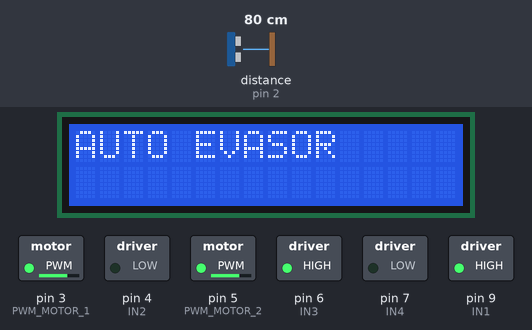
Simulated run of this sketch. Board: Arduino Uno, built with avr-gcc and run on an emulated ATmega328P. On the bench: 16×2 character LCD, switched loads named in the sketch (green lamp = pin HIGH). Wiring (inferred from the names in the program): ultrasonic range finder: trigger pin 8; echo pin 2. Inputs (shaded band) come from the test bench; at power-on: distance to the obstacle (sensor on pin 2) 80 cm. The echo pulse lasts 58.3 µs per cm; pins used as bus, display or sensor lines are not drawn.

Above: at 1.2 s.
1.3 s: distance to the obstacle (sensor on pin 2) set to 18 cm
2.8 s: distance to the obstacle (sensor on pin 2) set to 15 cm
At 3.13 s:
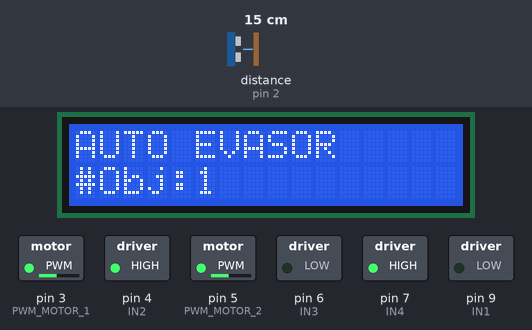
At 4.05 s:
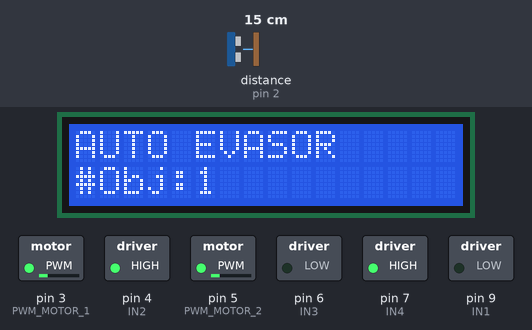
5.3 s: distance to the obstacle (sensor on pin 2) set to 35 cm
At 8.0 s:
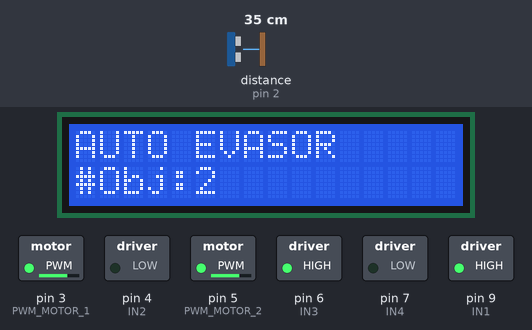
Timing chart, 0 to 9.5 s (numbered marks = the images above; inputs shaded):
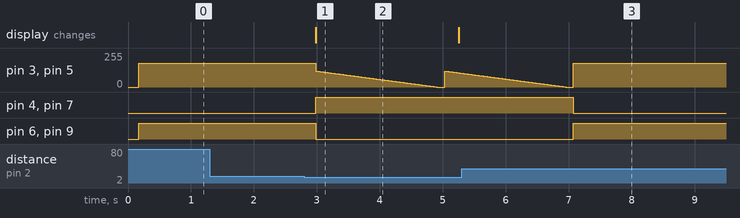

Measured:
- the behaviour switches between 17 and 16 cm on distance to the obstacle (sensor on pin 2) (found by bisection; images 0 and 1)
- after the input at 1.3 s, every drawn part: stays the same
- after the input at 2.8 s, pin 4 (IN2), pin 7 (IN4): LOW → HIGH after 0.18 s; pin 6 (IN3), pin 9 (IN1): HIGH → LOW after 0.18 s; the display: changes after 0.18 s (image 1)
- after the input at 5.3 s, pin 4 (IN2), pin 7 (IN4): HIGH → LOW after 1.8 s; pin 6 (IN3), pin 9 (IN1): LOW → HIGH after 1.8 s

The sketch:

Evasor_de_Obstaculos.ino
```cpp
#include <Wire.h>
#include <LiquidCrystal_I2C.h>
//Crear el objeto lcd  dirección  0x3F y 16 columnas x 2 filas
LiquidCrystal_I2C lcd(0x27,16,2);  //

int cont=0;
volatile long time;
volatile bool State = false;
long distance;
void setup() {
  pinMode(9,OUTPUT);//IN1
  pinMode(3,OUTPUT);//PWM MOTOR 1
  pinMode(4,OUTPUT);//IN2
  pinMode(5,OUTPUT);//PWM MOTOR 2
  pinMode(6,OUTPUT);//IN3
  pinMode(7,OUTPUT);//IN4
  pinMode(2, INPUT);//ECHO-INTERRUPCIÓN
  pinMode(8, OUTPUT);//TRIG
  Serial.begin(9600);
  attachInterrupt(digitalPinToInterrupt(2), echoISR, CHANGE);
   // Inicializar el LCD
  lcd.init();
  //Encender la luz de fondo.
  lcd.backlight();
  // Escribimos el Mensaje en el LCD.
  lcd.print("AUTO EVASOR");
}

void loop() {
  if (State) {

    distance = time / 58.2; // Convertir a distancia en cm

    if (distance<=15) { // Distancia limite para evasión de obstáculos
      cont++;
      lcd.setCursor(0, 1);
      lcd.print("#Obj:");
      lcd.print(cont);
      SPEED_MOTOR();//Función para reducir la velocidad del motor.
      if(distance<=8)
      {
        delay(1000);//Pausa para ajuste de giro a 90º DERECHA
        MOTOR1(200,0,1); //MOTOR IZQUIERD
        MOTOR2(200,0,0); //MOTOR DERECHO
        delay(1000);//Pausa para ir adelante
        MOTOR1(200,1,0);  //ADELANTE
        MOTOR2(200,1,0);
        delay(1000); //PASUA PARA AJUSTAR 90 A IZQUIERDA
        MOTOR1(200,0,0); //IZQUIERDO
        MOTOR2(200,0,1); //DERECHO
        delay(1000);//Pausa para ir adelante
        MOTOR1(200,1,0);  //ADELANTE
        MOTOR2(200,1,0);
        delay(1000); //PAUSA PAR APARA AJUSTAR
        MOTOR1(200,0,0); // IZQUIERADA
        MOTOR2(200,0,1);
        delay(1000);
        MOTOR1(200,1,0); //AVABZAR
        MOTOR2(200,1,0);
        delay(1000);//Pausa para ajuste de giro a 90º DERECHA
        MOTOR1(200,0,1); //MOTOR IZQUIERD
        MOTOR2(200,0,0); //MOTOR DERECHO
        delay(1000);
        MOTOR1(200,1,0); //AVABZAR
        MOTOR2(200,1,0);

      }
    }
    else {
     //Avance hacia adelante del motor, cuando no existe obstaculo 89% PWM.
      MOTOR1(180,1,0);
      MOTOR2(180,1,0);
    }
    State = false;
  }

  triggerMeasurement();
  delay(100); // Esperar un poco antes de la siguiente medición
}
//Genera el pulso que desencadena la medida del sensor.
void triggerMeasurement() {
  digitalWrite(8, LOW);
  delayMicroseconds(2);
  digitalWrite(8, HIGH);
  delayMicroseconds(10);
  digitalWrite(8, LOW);
}
/*La función de la interrupción que calcula el tiempo que dura el
pulso de la onda en ir y volver al obstaculo*/
void echoISR() {
  static unsigned long startTime;
  if (digitalRead(2) == HIGH) {//Cuando el pin ECHO es HIGH calcula tiempo
    startTime = micros();
  } else {
    time = micros() - startTime;
    State = true;
  }
}
//Funciones de Control de Motores
//Los parametros son los terminales del motor y la velocidad
void MOTOR1 (int PWM,bool IN1,bool IN2)
{
digitalWrite(9,IN1);
digitalWrite(4,IN2);
analogWrite(3,PWM);
}

void MOTOR2 (int PWM,bool IN3,bool IN4)
{
digitalWrite(6,IN3);
digitalWrite(7,IN4);
analogWrite(5,PWM);
}
//
void SPEED_MOTOR()
{
 int s;
 for (s=120;s>=0;s--)
 {
 MOTOR1(s,0,1);
 MOTOR2(s,0,1);
 delay(16);
 }
}
```
